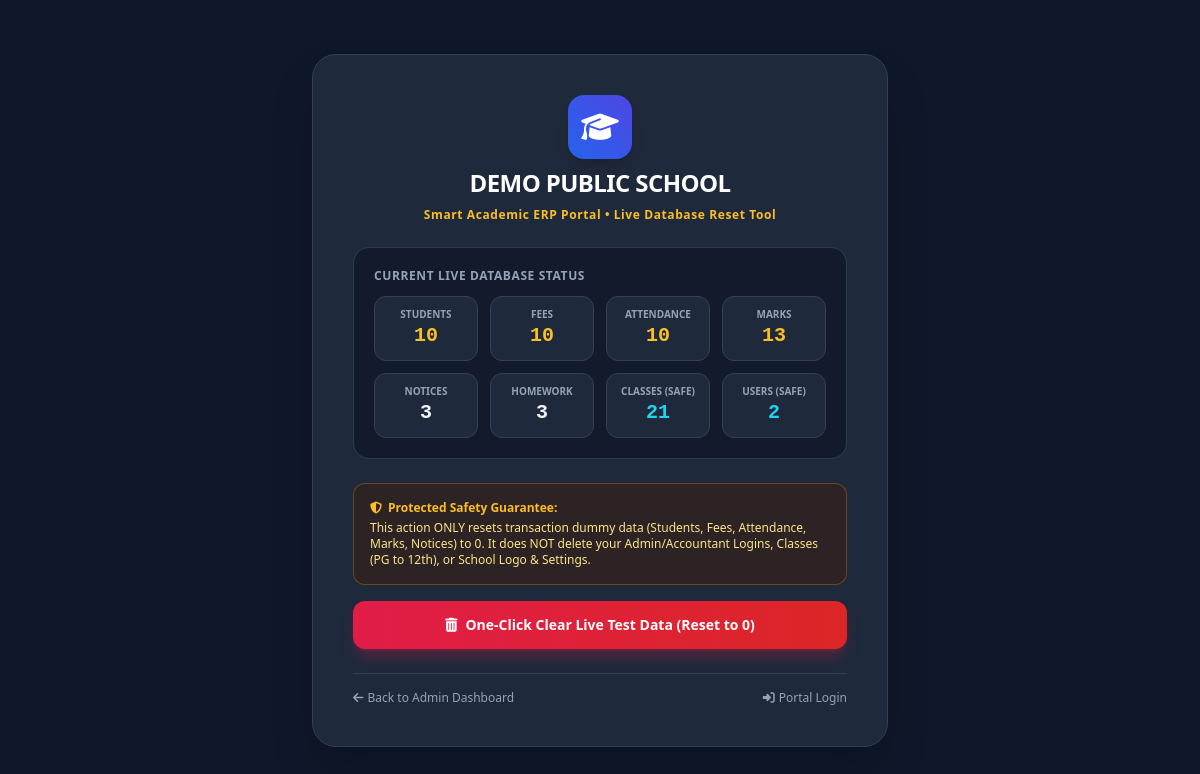
Screenshot of /reset_live_database.php with the database file from the repository.
### tables this page shows
CREATE TABLE `school_settings` (
  `id` INT AUTO_INCREMENT PRIMARY KEY,
  `setting_key` VARCHAR(100) NOT NULL UNIQUE,
  `setting_value` TEXT DEFAULT NULL,
  `updated_at` DATETIME DEFAULT CURRENT_TIMESTAMP ON UPDATE CURRENT_TIMESTAMP
);

### reset_live_database.php (the view, shortened to what this page needs)
<?php
require_once __DIR__ . '/config/database.php';
require_once __DIR__ . '/includes/auth.php';
$tables = ['students', 'fees', 'attendance', 'exam_marks', 'notices', 'homework', 'classes', 'users'];
$counts = [];
foreach ($tables as $t) {
    try {
        $counts[$t] = (int)$pdo->query("SELECT COUNT(*) FROM `$t`")->fetchColumn();
    } catch (Exception $e) {
        $counts[$t] = 0;
    }
}
?>
<!DOCTYPE html>
<html lang="en">
<head>
    <script src="https://cdn.tailwindcss.com"></script>
    <link rel="stylesheet" href="https://cdnjs.cloudflare.com/ajax/libs/font-awesome/6.4.0/css/all.min.css">
</head>
<body class="bg-slate-900 text-slate-100 min-h-screen flex items-center justify-center p-4">
    <div class="max-w-xl w-full bg-slate-800 rounded-3xl border border-slate-700 shadow-2xl p-6 sm:p-10 space-y-6">
        <div class="text-center space-y-2">
            <?= render_school_brand_mark(
                'w-20 h-20 mx-auto object-contain drop-shadow-lg',
                'w-16 h-16 mx-auto rounded-2xl bg-gradient-to-tr from-blue-600 to-indigo-600 text-white flex items-center justify-center shadow-lg',
                'fa-solid fa-graduation-cap text-3xl'
            ) ?>
            <h1 class="text-2xl font-black tracking-tight text-white uppercase"><?= e(get_school_name()) ?></h1>
            <p class="text-xs font-bold text-amber-400 tracking-wider"><?= e(get_school_tagline()) ?> &bull; Live Database Reset Tool</p>
        </div>
        <div class="bg-slate-900/80 p-5 rounded-2xl border border-slate-700/80 space-y-3">
            <h3 class="text-xs font-bold uppercase tracking-wider text-slate-400">Current Live Database Status</h3>
            <div class="grid grid-cols-2 sm:grid-cols-4 gap-3 text-center">
                <div class="bg-slate-800 p-2.5 rounded-xl border border-slate-700">
                    <span class="block text-[10px] text-slate-400 uppercase font-semibold">Students</span>
                    <span class="text-xl font-bold font-mono <?= $counts['students'] > 0 ? 'text-amber-400' : 'text-emerald-400' ?>"><?= $counts['students'] ?></span>
                </div>
                <div class="bg-slate-800 p-2.5 rounded-xl border border-slate-700">
                    <span class="block text-[10px] text-slate-400 uppercase font-semibold">Fees</span>
                    <span class="text-xl font-bold font-mono <?= $counts['fees'] > 0 ? 'text-amber-400' : 'text-emerald-400' ?>"><?= $counts['fees'] ?></span>
                </div>
                <div class="bg-slate-800 p-2.5 rounded-xl border border-slate-700">
                    <span class="block text-[10px] text-slate-400 uppercase font-semibold">Attendance</span>
                    <span class="text-xl font-bold font-mono <?= $counts['attendance'] > 0 ? 'text-amber-400' : 'text-emerald-400' ?>"><?= $counts['attendance'] ?></span>
                </div>
                <div class="bg-slate-800 p-2.5 rounded-xl border border-slate-700">
                    <span class="block text-[10px] text-slate-400 uppercase font-semibold">Marks</span>
                    <span class="text-xl font-bold font-mono <?= $counts['exam_marks'] > 0 ? 'text-amber-400' : 'text-emerald-400' ?>"><?= $counts['exam_marks'] ?></span>
                </div>
                <div class="bg-slate-800 p-2.5 rounded-xl border border-slate-700">
                    <span class="block text-[10px] text-slate-400 uppercase font-semibold">Notices</span>
                    <span class="text-xl font-bold font-mono"><?= $counts['notices'] ?></span>
                </div>
                <div class="bg-slate-800 p-2.5 rounded-xl border border-slate-700">
                    <span class="block text-[10px] text-slate-400 uppercase font-semibold">Homework</span>
                    <span class="text-xl font-bold font-mono"><?= $counts['homework'] ?></span>
                </div>
                <div class="bg-slate-800 p-2.5 rounded-xl border border-slate-700">
                    <span class="block text-[10px] text-slate-400 uppercase font-semibold">Classes (Safe)</span>
                    <span class="text-xl font-bold font-mono text-cyan-400"><?= $counts['classes'] ?></span>
                </div>
                <div class="bg-slate-800 p-2.5 rounded-xl border border-slate-700">
                    <span class="block text-[10px] text-slate-400 uppercase font-semibold">Users (Safe)</span>
                    <span class="text-xl font-bold font-mono text-cyan-400"><?= $counts['users'] ?></span>
                </div>
            </div>
        </div>
        <form method="POST" action="reset_live_database.php" class="space-y-4">
            <div class="p-4 bg-amber-950/40 border border-amber-500/30 rounded-xl text-amber-200 text-xs space-y-1">
                <p class="font-bold flex items-center space-x-1.5 text-amber-400">
                    <i class="fa-solid fa-shield-halved"></i>
                    <span>Protected Safety Guarantee:</span>
                </p>
                <p>This action ONLY resets transaction dummy data (Students, Fees, Attendance, Marks, Notices) to 0. It does NOT delete your Admin/Accountant Logins, Classes (PG to 12th), or School Logo & Settings.</p>
            </div>
            <button type="submit" onclick="return confirm('Are you sure you want to clear all dummy students, fees, and attendance records on this server?');"
                class="w-full py-3.5 px-4 bg-gradient-to-r from-rose-600 to-red-600 hover:from-rose-500 hover:to-red-500 text-white font-black rounded-xl shadow-lg shadow-rose-600/30 transition-all flex items-center justify-center space-x-2 text-sm">
                <i class="fa-solid fa-trash-can"></i>
                <span>One-Click Clear Live Test Data (Reset to 0)</span>
            </button>
        </form>
        <div class="pt-4 border-t border-slate-700 flex items-center justify-between text-xs text-slate-400">
            <a href="<?= base_url('admin/dashboard.php') ?>" class="hover:text-cyan-400 flex items-center space-x-1">
                <i class="fa-solid fa-arrow-left"></i>
                <span>Back to Admin Dashboard</span>
            </a>
            <a href="<?= base_url('login.php') ?>" class="hover:text-cyan-400 flex items-center space-x-1">
                <i class="fa-solid fa-right-to-bracket"></i>
                <span>Portal Login</span>
            </a>
        </div>
    </div>
</body>
</html>

### rows the page displays
school_settings: setting_value "DEMO PUBLIC SCHOOL"
school_settings: setting_value "Smart Academic ERP Portal"

### other values shown
$counts['students'] "10"
$counts['fees'] "10"
$counts['attendance'] "10"
$counts['exam_marks'] "13"
$counts['notices'] "3"
$counts['homework'] "3"
$counts['classes'] "21"
$counts['users'] "2"
